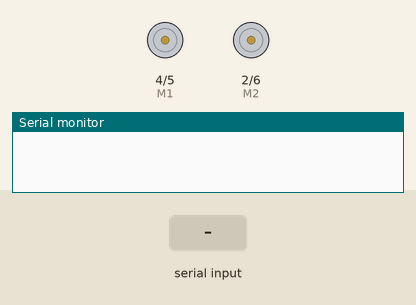
This sketch was run on a simulated Arduino Uno, built with avr-gcc and run on an emulated ATmega328P. On the bench: direction and speed pins drawn as motors (green arrow = direction pin HIGH = forward, orange = LOW = backward, longer = more drive), the last lines printed to the serial monitor. The inputs (shaded band) are chosen by the test bench.

Above: at 1.2 s.
1.3 s: "A\n" received over the second serial link
At 2.1 s:
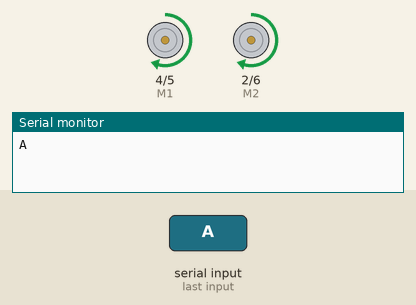
2.8 s: "G\n" received over the second serial link
At 3.3 s:
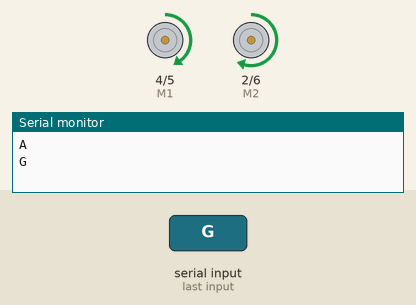
4.3 s: "D\n" received over the second serial link
At 5.5 s:
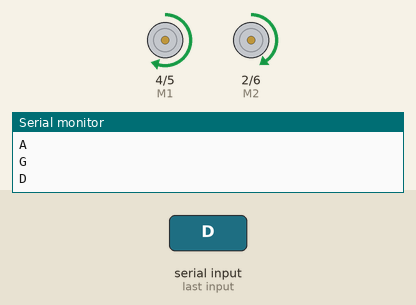
5.8 s: "1\n" received over the second serial link
At 6.7 s:
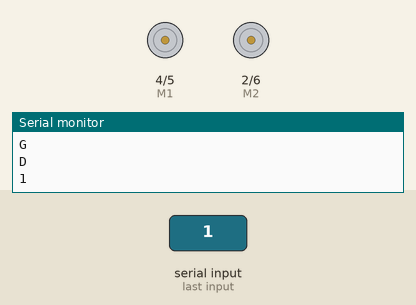
Timing chart, 0 to 8.3 s (numbered marks = the images above; inputs shaded):
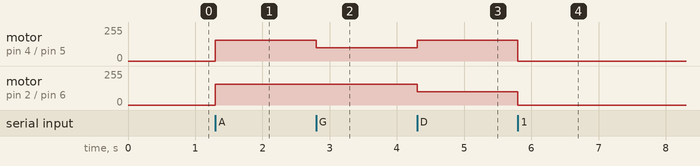

Measured:
- after the input at 1.3 s, motor on pin 4 (M1) / pin 5 (E1), motor on pin 2 (M2) / pin 6 (E2): stopped → forward 155/255 at once
- after the input at 2.8 s, motor on pin 4 (M1) / pin 5 (E1): forward 155/255 → forward 100/255 at once
- after the input at 4.3 s, motor on pin 4 (M1) / pin 5 (E1): forward 100/255 → forward 155/255 at once; motor on pin 2 (M2) / pin 6 (E2): forward 155/255 → forward 100/255 at once
- after the input at 5.8 s, motor on pin 4 (M1) / pin 5 (E1): forward 155/255 → stopped at once; motor on pin 2 (M2) / pin 6 (E2): forward 100/255 → stopped at once

The sketch:

boucle_ouverte_V3_motorisation.ino
```cpp
#include "SoftwareSerial.h"
SoftwareSerial mySerial(10,11); // broshes TX, RX

#define E1 5
#define M1 4
#define E2 6
#define M2 2


void setup() {
  mySerial.begin(9600);
  Serial.begin(9600);
  pinMode(M1, OUTPUT);
  pinMode(M2, OUTPUT);
  pinMode(E1, OUTPUT);
  pinMode(E2, OUTPUT);
}

void loop() {
  if (mySerial.available()){
    String cmd=mySerial.readStringUntil('\n');
    cmd.trim();
    Serial.println(cmd);
    if (cmd=="A") {
      avancer(HIGH,HIGH,155,155);
    }
    else if (cmd=="G") {
      avancer(HIGH,HIGH,100,155);
    }
    else if (cmd=="D") {
      avancer(HIGH,HIGH,155,100);
    }
    else {
      avancer(LOW,LOW,0,0);
    }
  }
}


void avancer(char G, char D, int vg, int vd) {
  digitalWrite(M1, G);  // moteur gauche
  digitalWrite(M2, D);
  analogWrite(E1, vg);
  analogWrite(E2, vd);
} 
```
